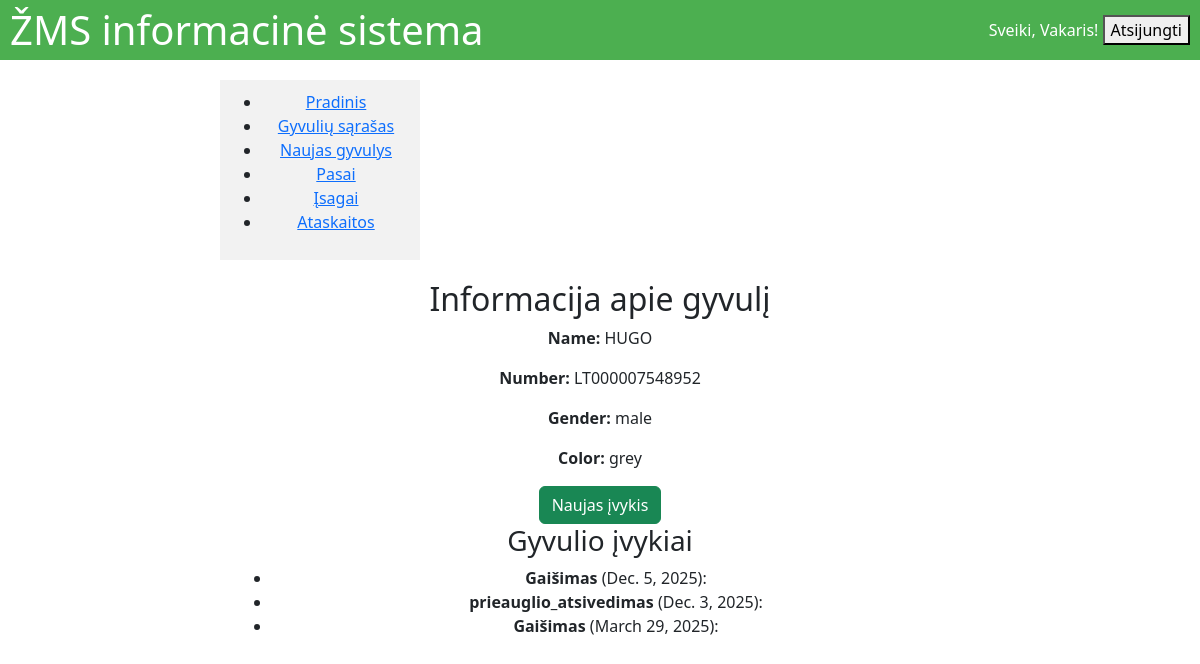
Page /animals/6/ (signed in) on the committed database.
### main/models.py (models this page shows, shortened)
class Animal(models.Model):
    number = models.CharField(max_length=14,null=True, blank=True,unique=True)
    gender = models.CharField(max_length=10,null=True, blank=True, choices=[('male', 'Male'), ('female', 'Female')])
    color = models.CharField(max_length=50,choices=COLOR_CHOICES, blank=True, null=True)
    name = models.CharField(max_length=50, blank=True, null=True)
    weight = models.DecimalField(max_digits=6, decimal_places=2, blank=True, null=True)
    birth_date = models.DateField(blank=True, null=True)
    mother = models.ForeignKey(
        'self',
        on_delete=models.SET_NULL,
        null=True,
        blank=True,
        related_name='offspring'
    )
    has_isagai = models.BooleanField(default=False)
    has_passport = models.BooleanField(default=False)
    owner = models.ForeignKey(
        settings.AUTH_USER_MODEL,
        on_delete=models.CASCADE,
        related_name='animals',
        null=True, blank=True
    )

class Event(models.Model):
    animal = models.ForeignKey(Animal, on_delete=models.CASCADE, related_name='events')
    event_type = models.CharField(max_length=50, choices=EVENT_TYPE_CHOICES)
    date = models.DateField(default=timezone.now)
    notes = models.TextField(blank=True, null=True)

### main/views.py (the view)
# urls.py: path('animals/<int:pk>/', views.animal_detail, name='animal_detail'),
@login_required
def animal_detail(request, pk):
    animal = get_object_or_404(Animal, pk=pk, owner=request.user)
    events = animal.events.all().order_by('-date')
    return render(request, 'main/animal_detail.html', {'animal': animal, 'events': events})

### templates/main/animal_detail.html (shortened to what this page needs)
{% extends 'main/base.html' %}
{% block content %}
<h2>Informacija apie gyvulį</h2>
<p><strong>Name:</strong> {{ animal.name }}</p>
<p><strong>Number:</strong> {{ animal.number }}</p>
<p><strong>Gender:</strong> {{ animal.gender }}</p>
<p><strong>Color:</strong> {{ animal.color }}</p>
<a href="{% url 'add_event' animal.id %}" class="btn btn-success">Naujas įvykis</a>
<h3>Gyvulio įvykiai</h3>
{% if events %}
  <ul>
    {% for event in events %}
      <li>
        <strong>{{ event.get_event_type_display }}</strong>
        ({{ event.date }}):
      </li>
    {% endfor %}
  </ul>
{% else %}
  <p>Įvykių nėra.</p>
{% endif %}
{% endblock %}

### templates/main/base.html (shortened to what this page needs)
<!DOCTYPE html>
{% load static %}
<html lang="en">
<head>
  <link rel="stylesheet" href="{% static 'css/style.css' %}">
  <link href="https://cdn.jsdelivr.net/npm/bootstrap@5.3.0/dist/css/bootstrap.min.css" rel="stylesheet">
</head>
<body>
  <header class="top-bar">
    <div class="logo">
      <h1 style="margin:0;">ŽMS informacinė sistema</h1>
    </div>
    <div class="user-info">
      {% if user.is_authenticated %}
        <span>Sveiki, {{ user.username }}!</span>
        <form method="post" action="{% url 'logout' %}" style="display:inline;">
          <button type="submit">Atsijungti</button>
        </form>
      {% else %}
        <a href="{% url 'login' %}">Prisijungti</a> |
        <a href="{% url 'register' %}">Registruotis</a>
      {% endif %}
    </div>
  </header>
  <div class="content-container">
    <nav class="sidebar">
      <ul>
        <li><a href="{% url 'index' %}">Pradinis</a></li>
        <li><a href="{% url 'animal_list' %}">Gyvulių sąrašas</a></li>
        <li><a href="{% url 'new_animal' %}">Naujas gyvulys</a></li>
        <li><a href="{% url 'passport' %}">Pasai</a></li>
        <li><a href="{% url 'isagai' %}">Įsagai</a></li>
        <li><a href="{% url 'ataskaitos' %}">Ataskaitos</a></li>
      </ul>
    </nav>
    <main class="content-container">
      {% block content %}
      {% endblock %}
    </main>
  </div>
</body>
</html>

### static/css/style.css (style rules this page uses)
html, body { margin: 0; padding: 0; height: 100%; box-sizing: border-box; }
*, *:before, *:after { box-sizing: inherit; }
.top-bar { background-color: #4CAF50; color: white; display: flex; align-items: center; justify-content: space-between; height: 60px; padding: 0 10px; / box-sizing: border-box; }
.sidebar { width: 200px; background-color: #f2f2f2; padding: 10px; box-sizing: border-box; }
.content-container { max-width: 800px; margin: 0 auto; padding: 20px; text-align: center; }

### rows in the picture
Animal: name "HUGO", number "LT000007548952", gender "male", color "grey"
Event: event_type "Gaišimas", date "Dec. 5, 2025"
Event: event_type "prieauglio_atsivedimas", date "Dec. 3, 2025"
Event: event_type "Gaišimas", date "March 29, 2025"

### other values in the picture
{{ user.username }} "Vakaris"
